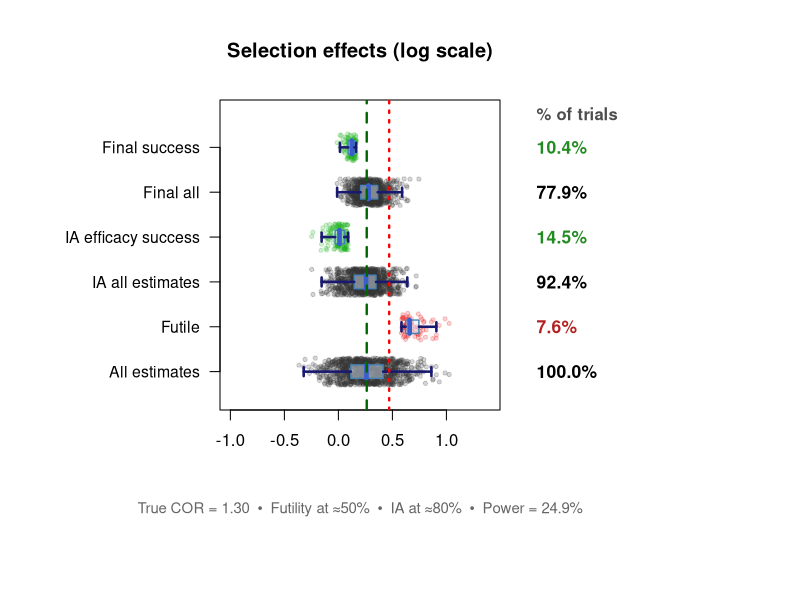

Write R code to recreate this figure.
# Panel A: Interim estimates. Red shows trials that stopped early. These are selected because they looked unusually good early on, so this subgroup tends to show more favourable estimates (winner’s curse).
# Panel B: Final estimates. Blue shows trials that reached the final analysis (they did not meet the early success rule). Because this is a selected subgroup, it can look less favourable on average — this is a selection/conditioning effect, not a flaw in the final statistical method.
# Panel C: Boxplots summarise the same selection effects. The percentages printed next to each box show the proportion of all trials in each category (e.g., stopped early vs reached final).
# Clinical takeaway: early-stopped results can look overly optimistic because of selection; trials that continue to final are a different (selected) subset. This does not mean the final OR is biased — it reflects the trial pathway and stopping rules.
rm(list=ls())

suppressPackageStartupMessages({
  library(MASS)   # polr
  library(dplyr)
})

# ============================================================
# 1) Core helpers
# ============================================================

ilogit <- function(z) 1 / (1 + exp(-z))

parse_probs <- function(txt) {
  as.numeric(trimws(unlist(strsplit(txt, ","))))
}

validate_probs <- function(p) {
  if (any(is.na(p)))          return("Probabilities must be numeric (comma-separated).")
  if (length(p) < 3)          return("Need at least 3 categories.")
  if (any(p <= 0))            return("All probabilities must be > 0.")
  if (abs(sum(p) - 1) > 1e-6) return(sprintf("Must sum to ~1 (got %.6f).", sum(p)))
  NULL
}

theta_from_control_pmf <- function(p_control) {
  cum_control <- cumsum(p_control)
  qlogis(cum_control[seq_len(length(p_control) - 1)])
}

pmf_from_beta <- function(theta, beta, x) {
  cdf <- ilogit(theta - beta * x)
  cdf <- c(cdf, 1)
  pmf <- diff(c(0, cdf))
  pmf[pmf < 0] <- 0
  pmf / sum(pmf)
}

# ============================================================
# 2) Fit log(COR) correctly (NO sign flip)
# ============================================================

fit_logCOR <- function(df) {
  fit <- try(MASS::polr(y ~ trt, data = df, Hess = TRUE), silent = TRUE)
  if (inherits(fit, "try-error") || is.null(fit$coefficients)) return(NULL)
  
  coef_names <- names(fit$coefficients)
  trt_name <- coef_names[grepl("^trt", coef_names)][1]
  if (is.na(trt_name)) return(NULL)
  
  logCOR_hat <- as.numeric(fit$coefficients[[trt_name]])
  
  v <- vcov(fit)
  if (!(trt_name %in% rownames(v))) return(NULL)
  
  se <- sqrt(v[trt_name, trt_name])
  if (!is.finite(se) || se < 1e-8) return(NULL)
  
  list(logCOR_hat = logCOR_hat, se = se)
}

safe_summ_cor <- function(x) {
  x <- x[is.finite(x)]
  n <- length(x)
  if (n == 0) {
    return(c(N = 0L, Mean = NA_real_, Median = NA_real_, `2.5%` = NA_real_, `97.5%` = NA_real_))
  }
  q <- quantile(x, probs = c(0.025, 0.975), names = FALSE)
  c(N = n, Mean = mean(x), Median = median(x), `2.5%` = q[1], `97.5%` = q[2])
}

# ============================================================
# 3) Simulation (NI success LEFT tail, futility RIGHT side)
# ============================================================

simulate_obf_ordinal <- function(
    COR_true, COR_NI,
    n_total,
    futility_frac, info_frac,
    alpha1, alpha2, futility_p,
    p_control, seed = 1234, nSims = 500,
    show_progress = interactive()
) {
  msg <- validate_probs(p_control)
  if (!is.null(msg)) stop(msg)
  
  set.seed(seed)
  
  theta <- theta_from_control_pmf(p_control)
  K <- length(p_control) - 1
  
  beta_true <- log(COR_true)
  beta_NI   <- log(COR_NI)
  
  pi_control <- p_control
  pi_treat   <- pmf_from_beta(theta, beta_true, x = 1)
  
  split_n <- function(N) {
    nC <- floor(N / 2)
    list(nC = nC, nT = N - nC)
  }
  
  Z_fut_all  <- rep(NA_real_, nSims)
  COR_fut_all <- rep(NA_real_, nSims)
  Z1_all     <- rep(NA_real_, nSims)
  COR1_all   <- rep(NA_real_, nSims)
  Z2_all     <- rep(NA_real_, nSims)
  COR2_all   <- rep(NA_real_, nSims)
  
  stop_fut   <- logical(nSims)
  stop_ia    <- logical(nSims)
  stop_final <- logical(nSims)
  
  z_fut  <- qnorm(futility_p)
  zcrit1 <- qnorm(alpha1)
  zcrit2 <- qnorm(alpha2)
  
  n_fut <- round(futility_frac * n_total)
  n1    <- round(info_frac  * n_total)
  
  if (show_progress) pb <- txtProgressBar(min = 0, max = nSims, style = 3)
  
  for (i in seq_len(nSims)) {
    
    # Futility look
    s_f <- split_n(n_fut)
    yCf <- sample(0:K, s_f$nC, TRUE, pi_control)
    yTf <- sample(0:K, s_f$nT, TRUE, pi_treat)
    
    df_f <- data.frame(
      y   = factor(c(yCf, yTf), ordered = TRUE, levels = 0:K),
      trt = factor(rep(c("C", "T"), c(s_f$nC, s_f$nT)), levels = c("C", "T"))
    )
    
    res_f <- fit_logCOR(df_f)
    if (!is.null(res_f)) {
      Z_fut_all[i]   <- (res_f$logCOR_hat - beta_NI) / res_f$se
      COR_fut_all[i] <- exp(res_f$logCOR_hat)
      
      if (Z_fut_all[i] > z_fut) {
        stop_fut[i] <- TRUE
        if (show_progress) setTxtProgressBar(pb, i)
        next
      }
    }
    
    # Interim look
    n_add_ia <- n1 - n_fut
    s_add <- split_n(n_add_ia)
    yCa <- sample(0:K, s_add$nC, TRUE, pi_control)
    yTa <- sample(0:K, s_add$nT, TRUE, pi_treat)
    
    df_add <- data.frame(
      y   = factor(c(yCa, yTa), ordered = TRUE, levels = 0:K),
      trt = factor(rep(c("C", "T"), c(s_add$nC, s_add$nT)), levels = c("C", "T"))
    )
    
    df1 <- rbind(df_f, df_add)
    
    res1 <- fit_logCOR(df1)
    if (!is.null(res1)) {
      Z1_all[i]   <- (res1$logCOR_hat - beta_NI) / res1$se
      COR1_all[i] <- exp(res1$logCOR_hat)
      
      if (Z1_all[i] <= zcrit1) {
        stop_ia[i] <- TRUE
        if (show_progress) setTxtProgressBar(pb, i)
        next
      }
    }
    
    # Final look
    n_add_final <- n_total - n1
    s_final <- split_n(n_add_final)
    yCf2 <- sample(0:K, s_final$nC, TRUE, pi_control)
    yTf2 <- sample(0:K, s_final$nT, TRUE, pi_treat)
    
    df_final_add <- data.frame(
      y   = factor(c(yCf2, yTf2), ordered = TRUE, levels = 0:K),
      trt = factor(rep(c("C", "T"), c(s_final$nC, s_final$nT)), levels = c("C", "T"))
    )
    
    df2 <- rbind(df1, df_final_add)
    
    res2 <- fit_logCOR(df2)
    if (!is.null(res2)) {
      Z2_all[i]   <- (res2$logCOR_hat - beta_NI) / res2$se
      COR2_all[i] <- exp(res2$logCOR_hat)
      
      if (Z2_all[i] <= zcrit2) {
        stop_final[i] <- TRUE
      }
    }
    
    if (show_progress) setTxtProgressBar(pb, i)
  }
  
  if (show_progress) close(pb)
  
  list(
    Z_fut_all = Z_fut_all, COR_fut_all = COR_fut_all,
    Z1_all = Z1_all, COR1_all = COR1_all,
    Z2_all = Z2_all, COR2_all = COR2_all,
    stop_fut = stop_fut, stop_ia = stop_ia, stop_final = stop_final,
    nSims = nSims,
    z_fut = z_fut, zcrit1 = zcrit1, zcrit2 = zcrit2
  )
}

# ============================================================
# 4) Outputs
# ============================================================

 

sim_table <- function(sim) {
  
  # Helper to compute all the usual stats + min & max
  safe_summ_cor_ext <- function(x) {
    x <- x[is.finite(x)]
    n <- length(x)
    if (n == 0) {
      return(c(
        N = 0L, 
        Min = NA_real_, Max = NA_real_,
        Mean = NA_real_, Median = NA_real_, 
        `2.5%` = NA_real_, `97.5%` = NA_real_
      ))
    }
    
    q <- quantile(x, probs = c(0.025, 0.5, 0.975), names = FALSE)
    c(
      N     = n,
      Min   = min(x),
      Max   = max(x),
      Mean  = mean(x),
      Median = q[2],           # or median(x)
      `2.5%` = q[1],
      `97.5%`= q[3]
    )
  }
  
  fut <- safe_summ_cor_ext(sim$COR_fut_all[sim$stop_fut])
  ia  <- safe_summ_cor_ext(sim$COR1_all[sim$stop_ia])
  fin <- safe_summ_cor_ext(sim$COR2_all[sim$stop_final])
  
  out <- data.frame(
    Stage  = c("Futility stop", "IA success stop", "Final success stop"),
    N      = c(fut["N"], ia["N"], fin["N"]),
    Min    = c(fut["Min"], ia["Min"], fin["Min"]),
  #  Max    = c(fut["Max"], ia["Max"], fin["Max"]),
    Mean   = c(fut["Mean"], ia["Mean"], fin["Mean"]),
    Median = c(fut["Median"], ia["Median"], fin["Median"]),
    `2.5%` = c(fut["2.5%"], ia["2.5%"], fin["2.5%"]),
    `97.5%`= c(fut["97.5%"], ia["97.5%"], fin["97.5%"]),
  Max    = c(fut["Max"], ia["Max"], fin["Max"]),
    check.names = FALSE
  )
  
  # Round numeric columns nicely
  out |> mutate(across(c(Min, Max, Mean, Median, `2.5%`, `97.5%`), ~ round(.x, 3)))
}


 


# Your current selection_boxplot function (unchanged)

selection_boxplot <- function(sim, COR_true, COR_NI,
                              futility_frac = 0.50,
                              info_frac = 0.80,
                              main = "Selection effects (log scale)",
                              point_cex = 0.58,
                              point_alpha = 0.30,
                              jitter_height = 0.22,
                              box_width = 0.26,
                              ylim = c(-1.3, 1.3),
                              text_offset_factor = 0.13) {
  
  log_true <- log(COR_true)
  log_M    <- log(COR_NI)
  
  ok_f <- is.finite(sim$COR_fut_all)
  ok1  <- is.finite(sim$COR1_all)
  ok2  <- is.finite(sim$COR2_all)
  
  groups <- list(
    "All estimates"       = log(sim$COR_fut_all[ok_f]),
    "Futile"              = log(sim$COR_fut_all[ok_f & sim$stop_fut]),
    "IA all estimates"    = log(sim$COR1_all[ok1]),
    "IA efficacy success" = log(sim$COR1_all[ok1 & sim$stop_ia]),
    "Final all"           = log(sim$COR2_all[ok2]),
    "Final success"       = log(sim$COR2_all[ok2 & sim$stop_final])
  )
  
  keep <- sapply(groups, function(v) length(v) > 0)
  groups <- groups[keep]
  group_names <- names(groups)
  
  if (length(groups) == 0) {
    plot.new()
    text(0.5, 0.5, "No valid data for boxplot", cex = 1.3, col = "gray50")
    return(invisible(NULL))
  }
  
  op <- par(mar = c(9.5, 11, 5, 15))
  on.exit(par(op), add = TRUE)
  
  plot(0, type = "n", 
       xlim = ylim, ylim = c(0.4, length(groups) + 0.8),
       xlab = "", ylab = "", yaxt = "n",
       main = main, las = 1)
  
  axis(2, at = seq_along(groups), labels = group_names, las = 1, cex.axis = 0.95)
  
  # 1. Points first (Background)
  for (i in seq_along(groups)) {
    vals <- groups[[i]]
    n <- length(vals)
    if (n == 0) next
    
    set.seed(20250610 + i * 43)
    jitter_y <- runif(n, -jitter_height, jitter_height)
    
    grp_name <- group_names[i]
    col_pt <- if (grp_name == "Futile") {
      rgb(0.9, 0.1, 0.1, point_alpha)
    } else if (grp_name %in% c("IA efficacy success", "Final success")) {
      rgb(0.1, 0.7, 0.1, point_alpha)
    } else {
      rgb(0.2, 0.2, 0.2, point_alpha)
    }
    
    points(vals, i + jitter_y, pch = 19, cex = point_cex, col = col_pt)
  }
  
  # 2. Boxplots with fixed whiskers
  for (i in seq_along(groups)) {
    vals <- groups[[i]]
    if (length(vals) < 2) next # Need at least 2 points for a box
    
    q <- quantile(vals, probs = c(0.25, 0.5, 0.75))
    iqr <- q[3] - q[1]
    
    # Calculate whisker reach
    whisk_low  <- min(vals[vals >= q[1] - 1.5 * iqr])
    whisk_high <- max(vals[vals <= q[3] + 1.5 * iqr])
    
    # BOX BODY
    rect(q[1], i - box_width/2, q[3], i + box_width/2,
         col = rgb(0.88, 0.93, 1.0, 0.45), border = "steelblue", lwd = 1.4)
    
    # MEDIAN
    segments(q[2], i - box_width/2, q[2], i + box_width/2, lwd = 4.5, col = "royalblue3")
    
    # WHISKER LINES (The Fix: horizontal connection)
    segments(whisk_low,  i, q[1], i, lwd = 2.5, col = "midnightblue")
    segments(whisk_high, i, q[3], i, lwd = 2.5, col = "midnightblue")
    
    # WHISKER CAPS (Vertical bars at the ends)
    cap_size <- box_width / 3
    segments(whisk_low,  i - cap_size, whisk_low,  i + cap_size, lwd = 2.5, col = "midnightblue")
    segments(whisk_high, i - cap_size, whisk_high, i + cap_size, lwd = 2.5, col = "midnightblue")
  }
  
  # Reference lines and Labels (Logic remains the same)
  abline(v = c(log_true, log_M), lty = c(2, 3), col = c("darkgreen", "red"), lwd = 2.3)
  
  # ... [Rest of the labeling/footnote code remains unchanged] ...
  p_fut   <- mean(sim$stop_fut,    na.rm = TRUE)
  p_ia    <- mean(sim$stop_ia,     na.rm = TRUE)
  p_final <- mean(sim$stop_final,  na.rm = TRUE)
  
  props <- c("All estimates" = 1, "Futile" = p_fut, "IA all estimates" = 1 - p_fut,
             "IA efficacy success" = p_ia, "Final all" = 1 - p_fut - p_ia, "Final success" = p_final)[group_names]
  
  usr <- par("usr")
  x_text <- usr[2] + text_offset_factor * (usr[2] - usr[1])
  
  for (i in seq_along(groups)) {
    text(x_text, i, sprintf("%.1f%%", 100 * props[i]), adj = 0, cex = 1.05, font = 2, 
         col = if(group_names[i]=="Futile") "firebrick" else if(group_names[i] %in% c("IA efficacy success", "Final success")) "forestgreen" else "black", xpd = TRUE)
  }
  
  text(x_text, length(groups) + 0.75, "% of trials", adj = 0, cex = 1.0, 
       font = 2, col = "gray30", xpd = TRUE)
  
  power <- p_ia + p_final
  footnote_text <- sprintf("True COR = %.2f  •  Futility at ≈%.0f%%  •  IA at ≈%.0f%%  •  Power = %.1f%%",
                           COR_true, 100 * futility_frac, 100 * info_frac, 100 * power)
  text(usr[1] + (usr[2] - usr[1])/2, usr[3] - 0.32 * (usr[4] - usr[3]), footnote_text, adj = 0.5, cex = 0.90, col = "gray40", xpd = TRUE)
  
  invisible(NULL)
}
# ============================================================
# 5) Runner (simulation only)
# ============================================================

run_all <- function(
    N_total = 600,
    futility_frac = 0.50,
    info_frac = 0.80,
    futility_p = 0.70,
    alpha1 = 0.0122,
    alpha2 = 0.0214,
    M_margin = 1.6,
    COR_true = 1.0,
    p_control_txt = "0.04, 0.02, 0.45, 0.34, 0.15",
    nSims = 2000,
    seed = 1234,
    show_progress = interactive()
) {
  p_control <- parse_probs(p_control_txt)
  msg <- validate_probs(p_control)
  if (!is.null(msg)) stop(msg)
  
  sim <- simulate_obf_ordinal(
    COR_true = COR_true,
    COR_NI = M_margin,
    n_total = N_total,
    futility_frac = futility_frac,
    info_frac = info_frac,
    alpha1 = alpha1,
    alpha2 = alpha2,
    futility_p = futility_p,
    p_control = p_control,
    seed = seed,
    nSims = nSims,
    show_progress = show_progress
  )
  
  tbl_sim <- sim_table(sim)
  
  list(sim = sim, sim_summary = tbl_sim)
}

x <-1.3
res <- run_all( nSims = 1000, COR_true = x, M_margin = 1.6)

res$sim_summary

selection_boxplot(res$sim, COR_true = x, COR_NI = 1.6,
                  point_cex       = 0.58,
                  point_alpha     = 0.20,
                  jitter_height   = 0.3,     # increase to 0.28–0.35 if you want more vertical spread
                  box_width       = 0.3,
                  ylim            = c(-1.0, 1.4),
                  text_offset_factor = 0.13)  # push % further right if needed

